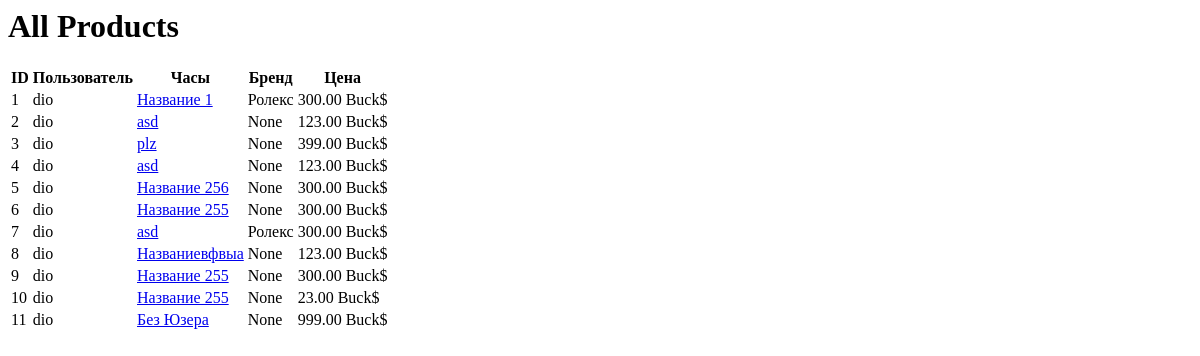
/all/, run on an earlier commit of the app's database.
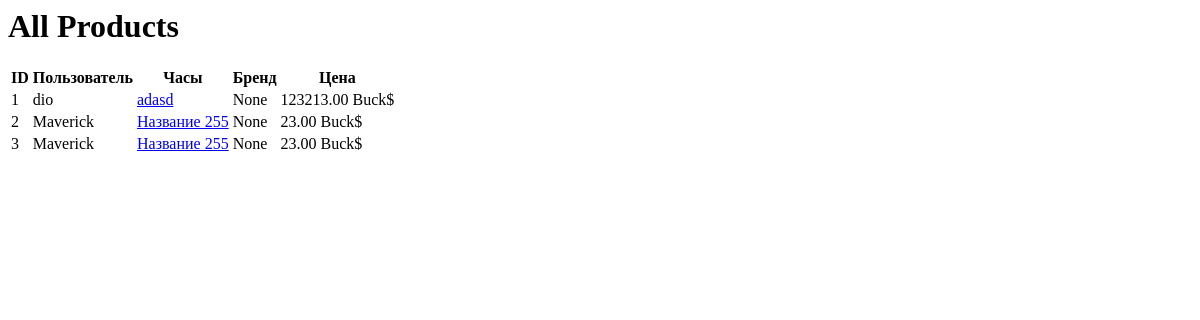
And on a later commit of the database.
### prod/models.py (models this page shows, shortened)
class Product(models.Model):
    user = models.ForeignKey(CustomUser, on_delete=models.CASCADE)
    name = models.CharField('Название часов', max_length=150)
    id_number = models.CharField('Идентификационный номер', max_length=30, null=True, blank=True)
    price = models.DecimalField('Цена', max_digits=15, decimal_places=2, null=True)
    description = models.TextField('Описание', max_length=500, null=True, blank=True)
    year = models.IntegerField("Год выпуска", null=True, blank=True)
    diameter1 = models.IntegerField('Диаметр1 мм', null=True, blank=True)
    diameter2 = models.IntegerField('Диаметр2 мм', null=True, blank=True)
    sex = models.ForeignKey(
        Sex,
        on_delete=models.CASCADE,
        verbose_name='Пол',
        null=True,
        blank=True,
    )
    watch_type = models.ForeignKey(
        WatchType,
        on_delete=models.CASCADE,
        verbose_name='Тип часов',
        null=True,
        blank=True,
    )
    brand = models.ForeignKey(
        Brand,
        on_delete=models.CASCADE,
        verbose_name='Бренд',
        null=True,
        blank=True,
    )
    condition = models.ForeignKey(
        Condition,
        on_delete=models.CASCADE,
        verbose_name='Состояние часов',
        null=True,
        blank=True,
    )
    equipment = models.ForeignKey(
        Equipment,
        on_delete=models.CASCADE,
        verbose_name='Комплектация',
        null=True,
        blank=True,
    )
    meh_type = models.ForeignKey(
        MehType,
        on_delete=models.CASCADE,
        verbose_name='Тип механизма',
        null=True,
        blank=True,
    )
    caliber = models.CharField('Калибр/Механизм', max_length=30, null=True, blank=True)
    base_caliber = models.CharField('Базовый калибр', max_length=30, null=True, blank=True)
    cruising_range = models.CharField('Запас хода', max_length=30, null=True, blank=True)
    stones = models.CharField('Количество камней', max_length=30, null=True, blank=True)
    vibration = models.CharField('Частота вибрации баланса', max_length=30, null=True, blank=True)
    jenev_mark = models.BooleanField('Женевское клеймо', null=True, blank=True, default=False)
    chronometer = models.BooleanField('Хронометр', null=True, blank=True, default=False)
    master_chronometer = models.BooleanField('Мастер хронометр', null=True, blank=True, default=False)
    corpus_material = models.ForeignKey(
        Material,
        on_delete=models.CASCADE,
        verbose_name='Материал корпуса',
        related_name='corpus_material',
        null=True,
        blank=True,
    )  # Material
    bezel_material = models.ForeignKey(
        Material,
        on_delete=models.CASCADE,
        verbose_name='Материал безеля',
        related_name='bezel_material',
        null=True,
        blank=True,
    )  # Material
    thickness = models.CharField('Толщина', max_length=30, null=True, blank=True)
    glass = models.ForeignKey(
        Glass,
        on_delete=models.CASCADE,
        verbose_name='Стекло',
        null=True,
        blank=True,
    )
    waterproof = models.ForeignKey(
        Waterproof,
        on_delete=models.CASCADE,
        verbose_name='Водонепроницаемость',
        null=True,
        blank=True,
    )
    back_cap = models.BooleanField('Прозрачная задняя крышка', null=True, blank=True, default=False)
    jewelry = models.BooleanField('Отделка драгоценными камнями', null=True, blank=True, default=False)
    spraying = models.BooleanField('PVD/DLS напыление', null=True, blank=True, default=False)
    dial = models.ForeignKey(
        Colour,
        on_delete=models.CASCADE,
        verbose_name='Циферблат',
        related_name='dial_colour',
        null=True,
        blank=True,
    )  # Color
    numbers = models.ForeignKey(
        Numbers,
        on_delete=models.CASCADE,
        verbose_name='Цифры',
        null=True,
        blank=True,
    )
    dial1 = models.BooleanField('Гильошированный циферблат', null=True, blank=True, default=False)
    dial2 = models.BooleanField('Ручное гильоширование', null=True, blank=True, default=False)
    dial3 = models.BooleanField('Люминисцентные цифры', null=True, blank=True, default=False)
    numbers1 = models.BooleanField('Центральная секундная стрелка', null=True, blank=True, default=False)
    numbers2 = models.BooleanField('Малый секундный циферблат', null=True, blank=True, default=False)
    numbers3 = models.BooleanField('Люминисцентные стрелки', null=True, blank=True, default=False)
    numbers4 = models.BooleanField('Стрелки из оксидированной стали', null=True, blank=True, default=False)
    bracer = models.ForeignKey(
        Material,
        on_delete=models.CASCADE,
        verbose_name='Материал браслета',
        related_name='bracer',
        null=True,
        blank=True,
    )  # Material
    bracer_colour = models.ForeignKey(
        Colour,
        on_delete=models.CASCADE,
        verbose_name='Цвет браслета',
        related_name='bracer_colour',
        null=True,
        blank=True,
    )  # Color
    zip_type = models.ForeignKey(
        ZipType,
        on_delete=models.CASCADE,
        verbose_name='Материал застёжки',
        null=True,
        blank=True,
    )
    zip_material = models.ForeignKey(
        Material,
        on_delete=models.CASCADE,
        verbose_name='Тип застёжки',
        related_name='zip_material',
        null=True,
        blank=True,
    )  # Material
    moon_faze = models.BooleanField('Индикатор фазы луны', null=True, blank=True, default=False)
    chronograf = models.BooleanField('Хронограф', null=True, blank=True, default=False)
    flyback = models.BooleanField('Flyback-функция', null=True, blank=True, default=False)
    the_striking_mechanism = models.BooleanField('Механизм боя', null=True, blank=True, default=False)
    turbion = models.BooleanField('Турбийон', null=True, blank=True, default=False)
    day_in_week = models.BooleanField('Индикатор дней недели', null=True, blank=True, default=False)
    day_in_year = models.BooleanField('Индикатор года', null=True, blank=True, default=False)
    calendar_on_4_years = models.BooleanField('Календарь на 4 года', null=True, blank=True, default=False)
    alarm_clock = models.BooleanField('Будильник', null=True, blank=True, default=False)
    calendar_of_time = models.BooleanField('Уравнение времени', null=True, blank=True, default=False)
    tahimetr = models.BooleanField('Тахиметр', null=True, blank=True, default=False)
    minute_repeater = models.BooleanField('Минутный репитор', null=True, blank=True, default=False)
    split_chronograf = models.BooleanField('Сплит-хронограф', null=True, blank=True, default=False)
    panoramic_date = models.BooleanField('Панорамная дата', null=True, blank=True, default=False)
    repeater = models.BooleanField('Репитер', null=True, blank=True, default=False)
    date = models.BooleanField('Дата', null=True, blank=True, default=False)
    month_indicator = models.BooleanField('Индикатор месяца', null=True, blank=True, default=False)
    year_calendar = models.BooleanField('Годовой календарь', null=True, blank=True, default=False)
    eternal_calendar = models.BooleanField('Вечный календарь', null=True, blank=True, default=False)
    gmt = models.BooleanField('GMT/две часовые зоны', null=True, blank=True, default=False)
    jump_hour = models.BooleanField('Прыгающий час', null=True, blank=True, default=False)
    class Meta:
        verbose_name = 'Часы'
        verbose_name_plural = 'Часы'

class Brand(models.Model):
    name = models.CharField("Бренд часов", max_length=30)
    def __str__(self):
        return self.name
    class Meta:
        verbose_name = 'Бренд'
        verbose_name_plural = 'Бренды'

### users/models.py (models this page shows)
class CustomUser(AbstractUser):
    city = models.CharField(max_length=30, blank=True)
    company = models.BooleanField(default=False)
    avatar = models.ImageField('Аватар', upload_to='media/', null=True, blank=True)
    def __str__(self):
        return self.username
    class Meta:
        verbose_name = 'Пользователь'
        verbose_name_plural = 'Пользователи'

### prod/views.py (the view)
# urls.py: path('all/', all_view, name='all'),
def all_view(request, *args, **kwargs):
    product = Product.objects.all()
    context = {'product': product}
    return render(request, 'all.html', context)

### templates/all.html (shortened to what this page needs)
<H1>All Products</H1>
<div>
    {% if product.count > 0 %}
    <table>
        <tr><th>ID</th><th>Пользователь</th><th>Часы</th><th>Бренд</th><th>Цена</th></tr>
        {% for prod in product %}
        <tr>
            <td>{{ prod.id }}</td>
            <td>{{ prod.user }}</td>
            <td><a href="{% url 'product_detail_view' prod.id %}">{{ prod.name }}</a></td>
            <td>{{ prod.brand }}</td>
            <td>{{ prod.price }} Buck$</td>
        </tr>
        {% endfor %}
    </table>
    {% endif %}
</div>

What changed in the data, as far as the page shows it:
removed Product: id "4", user "dio", name "asd", brand "None", price "123.00"
removed Product: id "5", user "dio", name "Название 256", brand "None", price "300.00"
removed Product: id "6", user "dio", name "Название 255", brand "None", price "300.00"
removed Product: id "7", user "dio", name "asd", brand "Ролекс", price "300.00"
removed Product: id "8", user "dio", name "Названиевфвыа", brand "None", price "123.00"
removed Product: id "9", user "dio", name "Название 255", brand "None", price "300.00"
removed Product: id "10", user "dio", name "Название 255", brand "None", price "23.00"
removed Product: id "11", user "dio", name "Без Юзера", brand "None", price "999.00"
changed Product "dio": name "Название 1" → "adasd"; brand "Ролекс" → "None"; price "300.00" → "123213.00"
changed Product id 2: user "dio" → "Maverick"; name "asd" → "Название 255"; price "123.00" → "23.00"
changed Product id 3: user "dio" → "Maverick"; name "plz" → "Название 255"; price "399.00" → "23.00"
